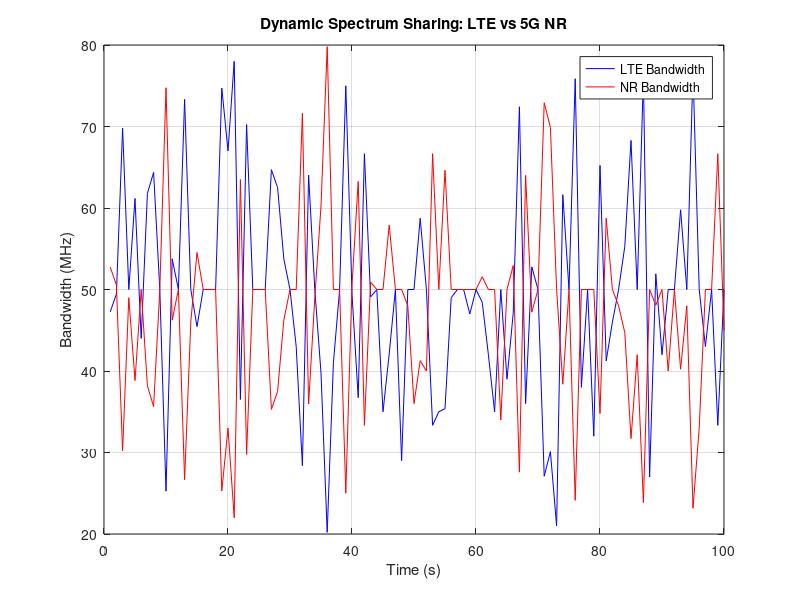

MATLAB code for this plot:
% DSS Simulation between LTE and 5G NR
clear all; clc;

% Configuration parameters
total_bandwidth = 100; % Total bandwidth available (MHz)
lte_percentage = 50;    % Percentage of bandwidth allocated to LTE initially
nr_percentage = 50;     % Percentage of bandwidth allocated to NR initially

% Time and traffic simulation
simulation_time = 100;  % Total time (seconds)
lte_traffic = randi([20 80], 1, simulation_time);  % LTE traffic demand (Mbps)
nr_traffic = randi([20 80], 1, simulation_time);   % NR traffic demand (Mbps)

% Bandwidth allocation
lte_bandwidth = zeros(1, simulation_time);
nr_bandwidth = zeros(1, simulation_time);

for t = 1:simulation_time
    % Dynamic spectrum sharing logic based on traffic demand
    total_traffic = lte_traffic(t) + nr_traffic(t);
    
    if total_traffic <= total_bandwidth
        % Allocate bandwidth based on traffic demand
        lte_bandwidth(t) = (lte_traffic(t) / total_traffic) * total_bandwidth;
        nr_bandwidth(t) = (nr_traffic(t) / total_traffic) * total_bandwidth;
    else
        % Max out bandwidth and allocate based on priority or fairness
        lte_bandwidth(t) = min(lte_traffic(t), (lte_percentage / 100) * total_bandwidth);
        nr_bandwidth(t) = min(nr_traffic(t), (nr_percentage / 100) * total_bandwidth);
    end
end

% Plot results
time = 1:simulation_time;
figure;
plot(time, lte_bandwidth, 'b', 'DisplayName', 'LTE Bandwidth');
hold on;
plot(time, nr_bandwidth, 'r', 'DisplayName', 'NR Bandwidth');
xlabel('Time (s)');
ylabel('Bandwidth (MHz)');
legend;
title('Dynamic Spectrum Sharing: LTE vs 5G NR');
grid on;

% Throughput analysis
lte_avg_bandwidth = mean(lte_bandwidth);
nr_avg_bandwidth = mean(nr_bandwidth);
fprintf('Average LTE Bandwidth: %.2f MHz\n', lte_avg_bandwidth);
fprintf('Average NR Bandwidth: %.2f MHz\n', nr_avg_bandwidth);
